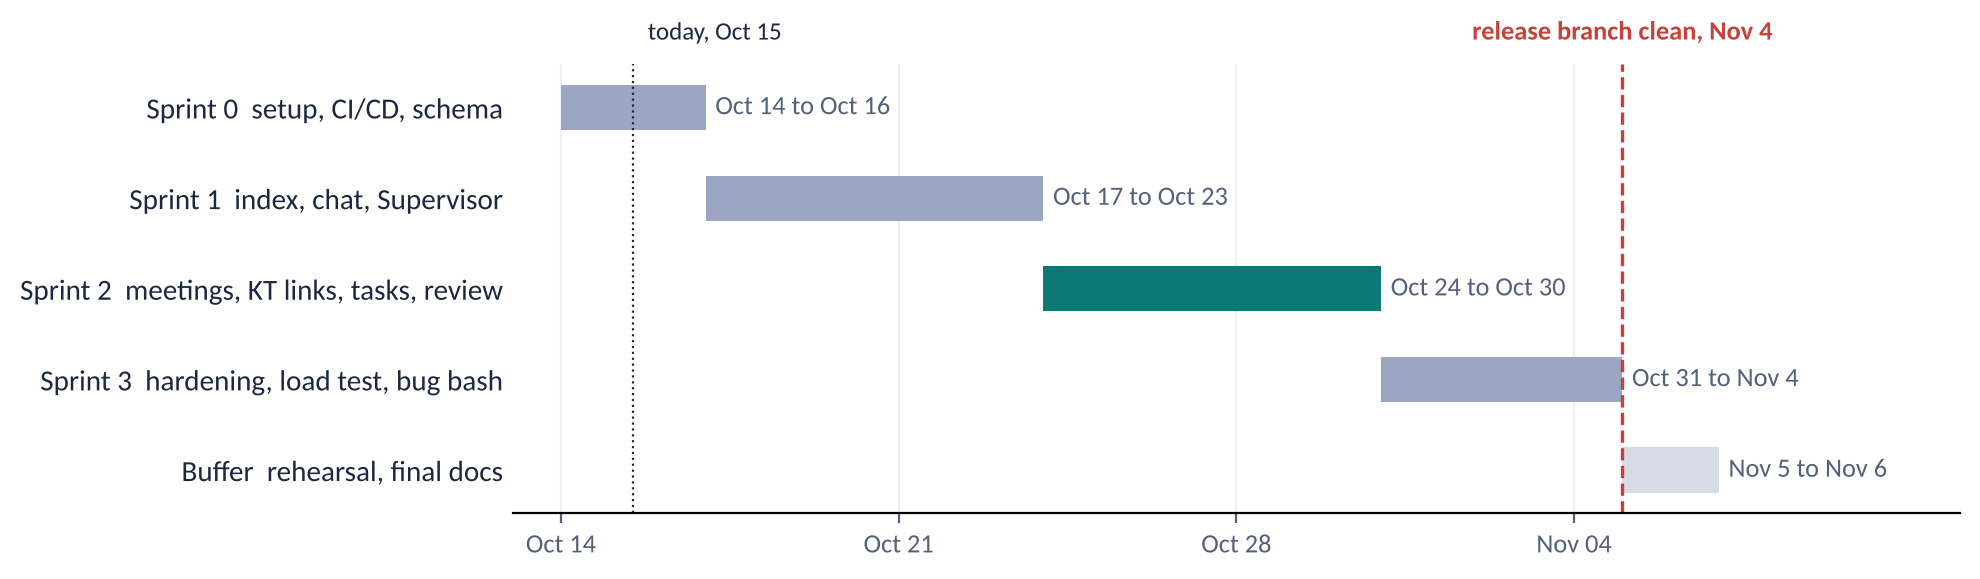

Here is the Python script that generated this plot:
import matplotlib
matplotlib.use("Agg")
import matplotlib.pyplot as plt
import matplotlib.dates as md
from matplotlib import font_manager as fm
from datetime import date
fm.fontManager.addfont("/usr/share/fonts/truetype/crosextra/Carlito-Regular.ttf")
fm.fontManager.addfont("/usr/share/fonts/truetype/crosextra/Carlito-Bold.ttf")
plt.rcParams["font.family"] = "Carlito"
rows = [("Sprint 0  setup, CI/CD, schema", date(2026,10,14), date(2026,10,16), "#9aa6c2"),
        ("Sprint 1  index, chat, Supervisor", date(2026,10,17), date(2026,10,23), "#9aa6c2"),
        ("Sprint 2  meetings, KT links, tasks, review", date(2026,10,24), date(2026,10,30), "#0b7a75"),
        ("Sprint 3  hardening, load test, bug bash", date(2026,10,31), date(2026,11,4), "#9aa6c2"),
        ("Buffer  rehearsal, final docs", date(2026,11,5), date(2026,11,6), "#d6dce6")]
fig, ax = plt.subplots(figsize=(10, 3.0), dpi=200)
for i, (name, a, b, c) in enumerate(rows):
    ax.barh(i, (b - a).days + 1, left=md.date2num(a), height=0.5, color=c, edgecolor="none")
    ax.text(md.date2num(b) + 1.2, i, f"{a:%b} {a.day} to {b:%b} {b.day}", va="center", fontsize=9.5, color="#55607a")
ax.set_yticks(range(len(rows))); ax.set_yticklabels([r[0] for r in rows], fontsize=10.5, color="#1d2742")
ax.invert_yaxis()
rel = md.date2num(date(2026,11,4)) + 1
ax.axvline(rel, color="#c8403a", lw=1.2, ls="--")
ax.text(rel, -0.75, "release branch clean, Nov 4", color="#c8403a", fontsize=9.5, ha="center", fontweight="bold")
today = md.date2num(date(2026,10,15)) + 0.5
ax.axvline(today, color="#1d2742", lw=0.8, ls=":")
ax.text(today + 0.3, -0.75, "today, Oct 15", fontsize=9, ha="left", color="#1d2742")
ax.xaxis.set_major_locator(md.DayLocator(bymonthday=[14, 21, 28, 4]))
ax.xaxis.set_major_formatter(md.DateFormatter("%b %d"))
ax.set_xlim(md.date2num(date(2026,10,13)), md.date2num(date(2026,11,12)))
for s in ["top", "right", "left"]: ax.spines[s].set_visible(False)
ax.tick_params(axis="y", length=0); ax.tick_params(axis="x", colors="#55607a", labelsize=9.5)
ax.grid(axis="x", color="#edf0f5"); ax.set_axisbelow(True)
plt.tight_layout(); plt.savefig("sprints.png", bbox_inches="tight")
